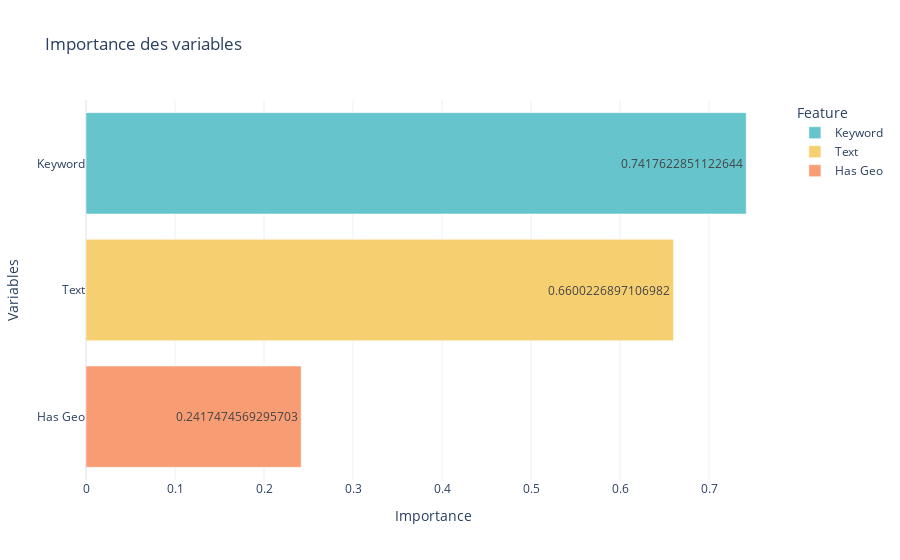

The notebook cell this image was saved under:
### Code cell
import numpy as np
import pandas as pd
import plotly.express as px

# Extraire les coefficients du modèle de régression logistique
coefficients = model.coef_[0]  # Coefficients du modèle binaire

# Nombre de caractéristiques textuelles (par exemple, le nombre de termes dans `text` et `keyword`)
text_feature_names = rl_best_model.named_steps['preprocessor'].transformers_[0][1].named_steps['tfidf'].get_feature_names_out()
num_text_features = len(text_feature_names)

# Coefficients associés aux termes de `text` et `keyword`
coeff_text = coefficients[:num_text_features]
coeff_keyword = coefficients[num_text_features:2*num_text_features]
coeff_has_geo = coefficients[-1]  # Coefficient de `has_geo`

# Calculer l'importance de chaque terme en prenant la valeur absolue du coefficient
importance_text = np.abs(coeff_text)  # Importance des termes dans `text`
importance_keyword = np.abs(coeff_keyword)  # Importance des termes dans `keyword`

# Calculer la moyenne des importances pour `text` et `keyword`
mean_importance_text = np.mean(importance_text)  # Moyenne des importances pour `text`
mean_importance_keyword = np.mean(importance_keyword)  # Moyenne des importances pour `keyword`
importance_geo = np.abs(coeff_has_geo)  # Importance pour `has_geo`

# Créer un DataFrame avec l'importance des groupes de variables
importance_df = pd.DataFrame({
    'Feature': ['Text', 'Keyword', 'Has Geo'],
    'Importance': [mean_importance_text, mean_importance_keyword, importance_geo]
})

# Trier par importance
importance_df = importance_df.sort_values(by='Importance', ascending=False)

# Créer un graphique interactif avec Plotly
fig = px.bar(
    importance_df,
    x='Importance',
    y='Feature',
    orientation='h',
    title='Importance des variables',
    text='Importance',
    color='Feature',
    color_discrete_sequence=px.colors.qualitative.Pastel
)

# Ajuster l'apparence du graphique
fig.update_layout(
    xaxis_title='Importance',
    yaxis_title='Variables',
    template='plotly_white',
    height=400
)

# Ajouter l'option de téléchargement
fig.show()

### Figure 1 — Plotly figure (JSON) as saved in the notebook; plotly's stock layout.template omitted (floating-point values rounded to 4 significant figures)
{"data": [{"alignmentgroup": "True", "hovertemplate": "Feature=%{y}<br>Importance=%{text}<extra></extra>", "legendgroup": "Keyword", "marker": {"color": "rgb(102, 197, 204)", "pattern": {"shape": ""}}, "name": "Keyword", "offsetgroup": "Keyword", "orientation": "h", "showlegend": true, "text": [0.7418], "textposition": "auto", "type": "bar", "x": [0.7418], "xaxis": "x", "y": ["Keyword"], "yaxis": "y"}, {"alignmentgroup": "True", "hovertemplate": "Feature=%{y}<br>Importance=%{text}<extra></extra>", "legendgroup": "Text", "marker": {"color": "rgb(246, 207, 113)", "pattern": {"shape": ""}}, "name": "Text", "offsetgroup": "Text", "orientation": "h", "showlegend": true, "text": [0.66], "textposition": "auto", "type": "bar", "x": [0.66], "xaxis": "x", "y": ["Text"], "yaxis": "y"}, {"alignmentgroup": "True", "hovertemplate": "Feature=%{y}<br>Importance=%{text}<extra></extra>", "legendgroup": "Has Geo", "marker": {"color": "rgb(248, 156, 116)", "pattern": {"shape": ""}}, "name": "Has Geo", "offsetgroup": "Has Geo", "orientation": "h", "showlegend": true, "text": [0.2417], "textposition": "auto", "type": "bar", "x": [0.2417], "xaxis": "x", "y": ["Has Geo"], "yaxis": "y"}], "layout": {"autosize": true, "barmode": "relative", "legend": {"title": {"text": "Feature"}, "tracegroupgap": 0}, "title": {"text": "Importance des variables"}, "xaxis": {"anchor": "y", "autorange": true, "domain": [0, 1], "range": [0, 0.7808], "title": {"text": "Importance"}, "type": "linear"}, "yaxis": {"anchor": "x", "autorange": true, "categoryarray": ["Has Geo", "Text", "Keyword"], "categoryorder": "array", "domain": [0, 1], "range": [-0.5, 2.5], "title": {"text": "Variables"}, "type": "category"}}}
